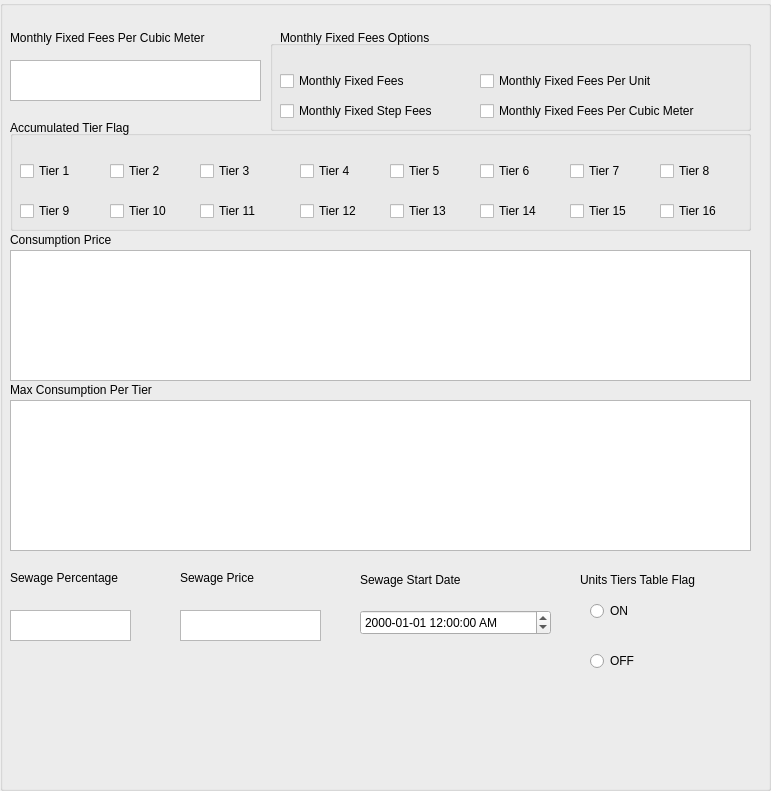
             <widget class="QGroupBox" name="Accumulated_Group">
              <property name="geometry">
               <rect>
                <x>10</x>
                <y>280</y>
                <width>771</width>
                <height>791</height>
               </rect>
              </property>
              <property name="title">
               <string/>
              </property>
              <widget class="QLabel" name="L_Accumulated_Tier_Flag_5">
               <property name="geometry">
                <rect>
                 <x>10</x>
                 <y>120</y>
                 <width>141</width>
                 <height>16</height>
                </rect>
               </property>
               <property name="text">
                <string>Accumulated Tier Flag</string>
               </property>
              </widget>
              <widget class="QTableWidget" name="table_Consumption_Price_5">
               <property name="geometry">
                <rect>
                 <x>10</x>
                 <y>250</y>
                 <width>741</width>
                 <height>131</height>
                </rect>
               </property>
               <property name="styleSheet">
                <string notr="true"/>
               </property>
              </widget>
              <widget class="QTableWidget" name="table_Max_Consumption_Per_Tier_5">
               <property name="geometry">
                <rect>
                 <x>10</x>
                 <y>400</y>
                 <width>741</width>
                 <height>151</height>
                </rect>
               </property>
               <property name="styleSheet">
                <string notr="true"/>
               </property>
              </widget>
              <widget class="QLabel" name="L_Consumption_Price_5">
               <property name="geometry">
                <rect>
                 <x>10</x>
                 <y>230</y>
                 <width>221</width>
                 <height>20</height>
                </rect>
               </property>
               <property name="text">
                <string>Consumption Price</string>
               </property>
              </widget>
              <widget class="QLabel" name="L_Max_Consumption_Per_Tier_5">
               <property name="geometry">
                <rect>
                 <x>10</x>
                 <y>380</y>
                 <width>241</width>
                 <height>20</height>
                </rect>
               </property>
               <property name="text">
                <string>Max Consumption Per Tier</string>
               </property>
              </widget>
              <widget class="QDateEdit" name="DE_Sewage_Start_Date_5">
               <property name="geometry">
                <rect>
                 <x>360</x>
                 <y>610</y>
                 <width>191</width>
                 <height>25</height>
                </rect>
               </property>
               <property name="styleSheet">
                <string notr="true"/>
               </property>
               <property name="displayFormat">
                <string>yyyy-MM-dd hh:mm:ss AP</string>
               </property>
              </widget>
              <widget class="QLabel" name="L_Sewage_Percentage_5">
               <property name="geometry">
                <rect>
                 <x>10</x>
                 <y>570</y>
                 <width>141</width>
                 <height>16</height>
                </rect>
               </property>
               <property name="text">
                <string>Sewage Percentage</string>
               </property>
              </widget>
              <widget class="QLabel" name="L_Sewage_Price_5">
               <property name="geometry">
                <rect>
                 <x>180</x>
                 <y>570</y>
                 <width>151</width>
                 <height>16</height>
                </rect>
               </property>
               <property name="text">
                <string>Sewage Price</string>
               </property>
              </widget>
              <widget class="QLabel" name="L_Sewage_Start_Date_5">
               <property name="geometry">
                <rect>
                 <x>360</x>
                 <y>570</y>
                 <width>181</width>
                 <height>20</height>
                </rect>
               </property>
               <property name="text">
                <string>Sewage Start Date</string>
               </property>
              </widget>
              <widget class="QLabel" name="L_Month_Fixed_Fees_Per_Unit_5">
               <property name="geometry">
                <rect>
                 <x>580</x>
                 <y>570</y>
                 <width>161</width>
                 <height>20</height>
                </rect>
               </property>
               <property name="text">
                <string>Units Tiers Table Flag</string>
               </property>
              </widget>
              <widget class="QRadioButton" name="radioB_Unit_Tiers_Table_flag_off_5">
               <property name="geometry">
                <rect>
                 <x>590</x>
                 <y>650</y>
                 <width>97</width>
                 <height>22</height>
                </rect>
               </property>
               <property name="styleSheet">
                <string notr="true"/>
               </property>
               <property name="text">
                <string>OFF</string>
               </property>
              </widget>
              <widget class="QRadioButton" name="radioB_Unit_Tiers_Table_flag_on_5">
               <property name="geometry">
                <rect>
                 <x>590</x>
                 <y>600</y>
                 <width>97</width>
                 <height>22</height>
                </rect>
               </property>
               <property name="styleSheet">
                <string notr="true"/>
               </property>
               <property name="text">
                <string>ON</string>
               </property>
              </widget>
              <widget class="QTextEdit" name="T_Sewage_Price_5">
               <property name="geometry">
                <rect>
                 <x>180</x>
                 <y>610</y>
                 <width>141</width>
                 <height>31</height>
                </rect>
               </property>
              </widget>
              <widget class="QTextEdit" name="T_Sewage_Percentage_5">
               <property name="geometry">
                <rect>
                 <x>10</x>
                 <y>610</y>
                 <width>121</width>
                 <height>31</height>
                </rect>
               </property>
              </widget>
              <widget class="QLabel" name="L_Month_Fixed_Fees_per_cubic_meter_5">
               <property name="geometry">
                <rect>
                 <x>10</x>
                 <y>30</y>
                 <width>251</width>
                 <height>16</height>
                </rect>
               </property>
               <property name="text">
                <string>Monthly Fixed Fees Per Cubic Meter</string>
               </property>
              </widget>
              <widget class="QLabel" name="L_Month_Fixed_Fees_Options_5">
               <property name="geometry">
                <rect>
                 <x>280</x>
                 <y>30</y>
                 <width>441</width>
                 <height>16</height>
                </rect>
               </property>
               <property name="text">
                <string>Monthly Fixed Fees Options</string>
               </property>
              </widget>
              <widget class="QTextEdit" name="T_Month_Fixed_Fees_per_cubic_meter_5">
               <property name="geometry">
                <rect>
                 <x>10</x>
                 <y>60</y>
                 <width>251</width>
                 <height>41</height>
                </rect>
               </property>
              </widget>
              <widget class="QGroupBox" name="Month_Fixed_Fees_Options_group_5">
               <property name="geometry">
                <rect>
                 <x>270</x>
                 <y>40</y>
                 <width>481</width>
                 <height>91</height>
                </rect>
               </property>
               <property name="styleSheet">
                <string notr="true"/>
               </property>
               <property name="title">
                <string/>
               </property>
               <widget class="QCheckBox" name="Month_Fixed_Fees_per_Unit_ChBox_5">
                <property name="geometry">
                 <rect>
                  <x>210</x>
                  <y>30</y>
                  <width>251</width>
                  <height>22</height>
                 </rect>
                </property>
                <property name="text">
                 <string>Monthly Fixed Fees Per Unit</string>
                </property>
               </widget>
               <widget class="QCheckBox" name="Month_Fixed_Fees_per_Cubic_Meter_ChBox_5">
                <property name="geometry">
                 <rect>
                  <x>210</x>
                  <y>60</y>
                  <width>261</width>
                  <height>22</height>
                 </rect>
                </property>
                <property name="text">
                 <string>Monthly Fixed Fees Per Cubic Meter</string>
                </property>
               </widget>
               <widget class="QCheckBox" name="Month_Fixed_Fees_Chbox_5">
                <property name="geometry">
                 <rect>
                  <x>10</x>
                  <y>30</y>
                  <width>171</width>
                  <height>22</height>
                 </rect>
                </property>
                <property name="text">
                 <string>Monthly Fixed Fees</string>
                </property>
               </widget>
               <widget class="QCheckBox" name="Month_Fixed_Steps_ChBox_5">
                <property name="geometry">
                 <rect>
                  <x>10</x>
                  <y>60</y>
                  <width>181</width>
                  <height>22</height>
                 </rect>
                </property>
                <property name="text">
                 <string>Monthly Fixed Step Fees</string>
                </property>
               </widget>
              </widget>
              <widget class="QGroupBox" name="Accumulated_Tier_Flag_group_5">
               <property name="geometry">
                <rect>
                 <x>10</x>
                 <y>130</y>
                 <width>741</width>
                 <height>101</height>
                </rect>
               </property>
               <property name="styleSheet">
                <string notr="true"/>
               </property>
               <property name="title">
                <string/>
               </property>
               <widget class="QCheckBox" name="Tier_chBox14_5">
                <property name="geometry">
                 <rect>
                  <x>470</x>
                  <y>70</y>
                  <width>83</width>
                  <height>22</height>
                 </rect>
                </property>
                <property name="styleSheet">
                 <string notr="true"/>
                </property>
                <property name="text">
                 <string>Tier 14</string>
                </property>
               </widget>
               <widget class="QCheckBox" name="Tier_chBox12_5">
                <property name="geometry">
                 <rect>
                  <x>290</x>
                  <y>70</y>
                  <width>83</width>
                  <height>22</height>
                 </rect>
                </property>
                <property name="styleSheet">
                 <string notr="true"/>
                </property>
                <property name="text">
                 <string>Tier 12</string>
                </property>
               </widget>
               <widget class="QCheckBox" name="Tier_chBox6_5">
                <property name="geometry">
                 <rect>
                  <x>470</x>
                  <y>30</y>
                  <width>83</width>
                  <height>22</height>
                 </rect>
                </property>
                <property name="styleSheet">
                 <string notr="true"/>
                </property>
                <property name="text">
                 <string>Tier 6</string>
                </property>
               </widget>
               <widget class="QCheckBox" name="Tier_chBox15_5">
                <property name="geometry">
                 <rect>
                  <x>560</x>
                  <y>70</y>
                  <width>83</width>
                  <height>22</height>
                 </rect>
                </property>
                <property name="styleSheet">
                 <string notr="true"/>
                </property>
                <property name="text">
                 <string>Tier 15</string>
                </property>
               </widget>
               <widget class="QCheckBox" name="Tier_chBox13_5">
                <property name="geometry">
                 <rect>
                  <x>380</x>
                  <y>70</y>
                  <width>83</width>
                  <height>22</height>
                 </rect>
                </property>
                <property name="styleSheet">
                 <string notr="true"/>
                </property>
                <property name="text">
                 <string>Tier 13</string>
                </property>
               </widget>
               <widget class="QCheckBox" name="Tier_chBox4_5">
                <property name="geometry">
                 <rect>
                  <x>290</x>
                  <y>30</y>
                  <width>83</width>
                  <height>22</height>
                 </rect>
                </property>
                <property name="styleSheet">
                 <string notr="true"/>
                </property>
                <property name="text">
                 <string>Tier 4</string>
                </property>
               </widget>
               <widget class="QCheckBox" name="Tier_chBox10_5">
                <property name="geometry">
                 <rect>
                  <x>100</x>
                  <y>70</y>
                  <width>83</width>
                  <height>22</height>
                 </rect>
                </property>
                <property name="styleSheet">
                 <string notr="true"/>
                </property>
                <property name="text">
                 <string>Tier 10</string>
                </property>
               </widget>
               <widget class="QCheckBox" name="Tier_chBox7_5">
                <property name="geometry">
                 <rect>
                  <x>560</x>
                  <y>30</y>
                  <width>83</width>
                  <height>22</height>
                 </rect>
                </property>
                <property name="styleSheet">
                 <string notr="true"/>
                </property>
                <property name="text">
                 <string>Tier 7</string>
                </property>
               </widget>
               <widget class="QCheckBox" name="Tier_chBox3_5">
                <property name="geometry">
                 <rect>
                  <x>190</x>
                  <y>30</y>
                  <width>83</width>
                  <height>22</height>
                 </rect>
                </property>
                <property name="styleSheet">
                 <string notr="true"/>
                </property>
                <property name="text">
                 <string>Tier 3</string>
                </property>
               </widget>
               <widget class="QCheckBox" name="Tier_chBox11_5">
                <property name="geometry">
                 <rect>
                  <x>190</x>
                  <y>70</y>
                  <width>83</width>
                  <height>22</height>
                 </rect>
                </property>
                <property name="styleSheet">
                 <string notr="true"/>
                </property>
                <property name="text">
                 <string>Tier 11</string>
                </property>
               </widget>
               <widget class="QCheckBox" name="Tier_chBox9_5">
                <property name="geometry">
                 <rect>
                  <x>10</x>
                  <y>70</y>
                  <width>83</width>
                  <height>22</height>
                 </rect>
                </property>
                <property name="styleSheet">
                 <string notr="true"/>
                </property>
                <property name="text">
                 <string>Tier 9</string>
                </property>
               </widget>
               <widget class="QCheckBox" name="Tier_chBox5_5">
                <property name="geometry">
                 <rect>
                  <x>380</x>
                  <y>30</y>
                  <width>83</width>
                  <height>22</height>
                 </rect>
                </property>
                <property name="styleSheet">
                 <string notr="true"/>
                </property>
                <property name="text">
                 <string>Tier 5</string>
                </property>
               </widget>
               <widget class="QCheckBox" name="Tier_chBox16_5">
                <property name="geometry">
                 <rect>
                  <x>650</x>
                  <y>70</y>
                  <width>83</width>
                  <height>22</height>
                 </rect>
                </property>
                <property name="styleSheet">
                 <string notr="true"/>
                </property>
                <property name="text">
                 <string>Tier 16</string>
                </property>
               </widget>
               <widget class="QCheckBox" name="Tier_chBox1_5">
                <property name="geometry">
                 <rect>
                  <x>10</x>
                  <y>30</y>
                  <width>83</width>
                  <height>22</height>
                 </rect>
                </property>
                <property name="styleSheet">
                 <string notr="true"/>
                </property>
                <property name="text">
                 <string>Tier 1</string>
                </property>
               </widget>
               <widget class="QCheckBox" name="Tier_chBox2_5">
                <property name="geometry">
                 <rect>
                  <x>100</x>
                  <y>30</y>
                  <width>83</width>
                  <height>22</height>
                 </rect>
                </property>
                <property name="styleSheet">
                 <string notr="true"/>
                </property>
                <property name="text">
                 <string>Tier 2</string>
                </property>
               </widget>
               <widget class="QCheckBox" name="Tier_chBox8_5">
                <property name="geometry">
                 <rect>
                  <x>650</x>
                  <y>30</y>
                  <width>83</width>
                  <height>22</height>
                 </rect>
                </property>
                <property name="styleSheet">
                 <string notr="true"/>
                </property>
                <property name="text">
                 <string>Tier 8</string>
                </property>
               </widget>
              </widget>
             </widget>
